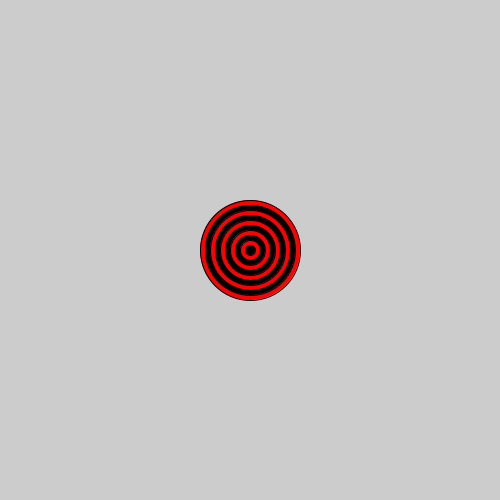
Frame 1 (no input)
Frame 60 (the mouse pressed at the canvas centre just before this capture): identical to frame 1, image omitted
Frame 120 (the mouse held since frame 60 and released just before this capture): identical to frame 1, image omitted

The Processing sketch that drew this single still picture (run headless with seeded random() and noise(); from frame 60 on, the mouse is pressed at the canvas centre):

// Processing sketch: bullseye
// ── bullseye.pde

void setup() {
 
  // set the size of your sketch
  size(500,500);
  for(int i = 10;i>0;i--){
    if (i%2==0){
      int m = i*10;
   fill(256,0,0);
   ellipse(250,250,m,m);
    }
    else{
      int m = i*10;
      fill(0,0,0);
      ellipse(250,250,m,m);
    }
  }
}

void draw() {
  
  //Starting with the largest ellipse, use a for loop to draw a bullseye with ellipses.
 
  
  
  //Use an if statement and modulo to alternate the color of your rings.
  
  
}
